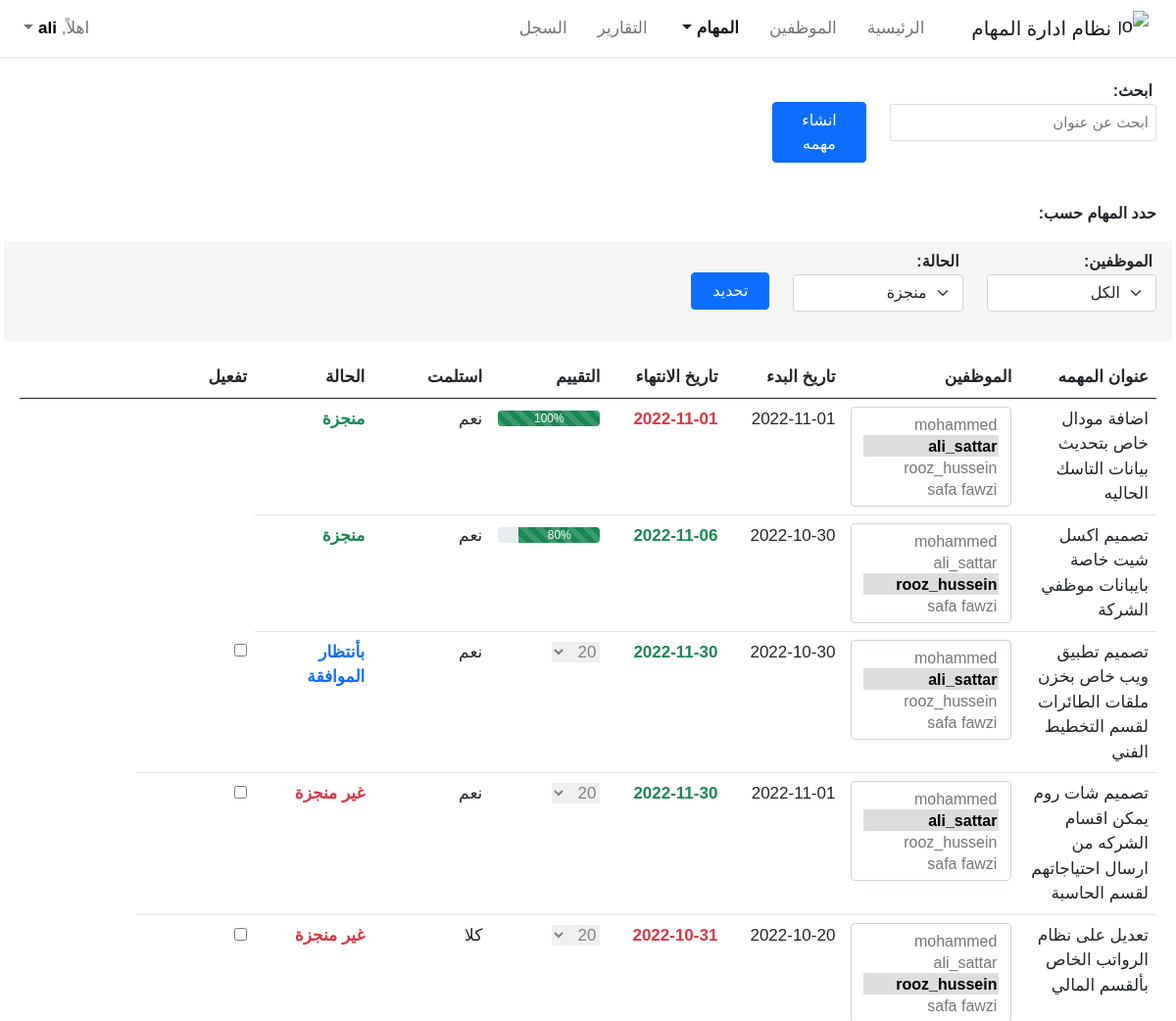
/tasks/systems/ (signed in, upper part), run on an earlier commit of the app's database.
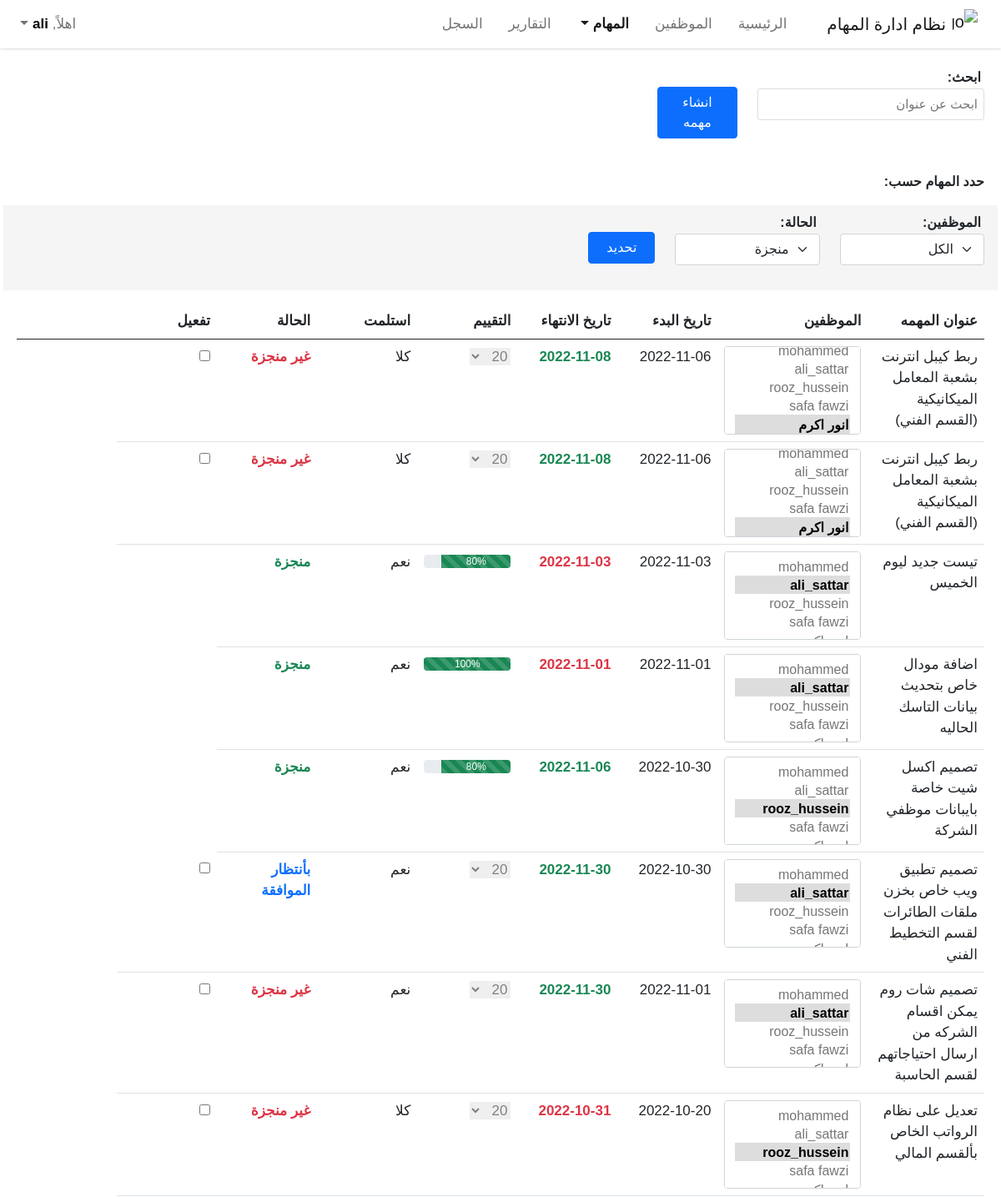
And on a later commit of the database.
### myapp/models.py (models this page shows, shortened)
class Task(models.Model):
    user        = models.ForeignKey(User, on_delete=models.CASCADE)
    subject     = models.TextField(max_length=1000, blank=True, null=True)
    start_date  = models.CharField(max_length= 100, blank=True, null=True)
    end_date    = models.CharField(max_length=100, blank=True, null=True)
    start_day   = models.CharField(max_length=100, blank=True, null=True)
    end_day     = models.CharField(max_length=100, blank=True, null=True)
    no_of_users = models.IntegerField(default=0)
    employees   = models.ManyToManyField(User, related_name="employees")
    TASK_STATUS = [
      ("غير منجزة", "غير منجزة"),
      ("بأنتظار الموافقة", "بأنتظار الموافقة"),
      ("منجزة", "منجزة")
    ]
    status      = models.CharField(max_length=100, choices=TASK_STATUS, default="غير منجزة")
    rate        = models.SmallIntegerField(default=0)
    received    = models.BooleanField(default=False)
    active      = models.BooleanField(default=True)
    created_at  = models.DateTimeField(auto_now_add=True)
    def unread_employee_tasks(self, request):
        return sum(
            not task.received and request.user in task.employees.all()
            for task in Task.objects.all())

### myapp/tasks/views/systems.py (the view)
# urls.py: path("tasks/systems/", login_required(get_all)),
@require_http_methods(['GET'])
def get_all(request) -> HttpResponse:
  if get_all_tasks(request) != []:
    return render(request, "systems_tasks.html", context = get_context(request, get_all_tasks(request)))
  return render(request, "systems_tasks.html", context = default_context(request))

### myapp/tasks/views/systems.py (called while the page is built)
def get_context(request, tasks) -> Dict:
  return {
    "employees": get_all_users(request),
    "tasks": tasks,
    "unreadable": tasks[0].unread_employee_tasks(request)
  }

def get_all_users(request) -> List[dict]:
  if request.user.is_superuser:
    return User.objects.select_related("profile")
  return list(Group.objects.filter(name=request.user.groups.all()[0]))[0].user_set.all()

def get_all_tasks(request) -> List[dict]:
  if request.user.is_superuser:
    return Task.objects.prefetch_related("employees").order_by("-created_at")
  return [
    task for task in get_month_tasks()[0]
    if task.user.groups.filter(name=request.user.groups.all()[0]).exists() and task.active
  ]

### templates/systems_tasks.html (shortened to what this page needs)
<!DOCTYPE html>
<html lang="ar">
  {% load static %}
<head>
  {% include "base/head.html" %}
</head>
<body>
  {% include "components/navbar.html" %}
  <main class="mt-4 px-3" style="margin-top: 80px !important">
    <div class="row px-1 mb-3">
      <div class="col-md-3">
        <label class="fs-6 fw-bold px-1">اﺑﺤﺚ:</label>
        <input type="text" id="myInput" onkeyup="search()" placeholder="اﺑﺤﺚ ﻋﻦ ﻋﻨﻮاﻥ">
      </div>
      {% if user.is_staff %}
      <div class="col-md-2 py-4">
        <button class="btn btn-primary createTaskBtn" data-bs-toggle="modal" href="#task-modal">اﻧﺸﺎء ﻣﻬﻤﻪ</button>
      </div>
      {% endif %}
    </div>
    {% if user.is_staff %}
    <div class="row px-1 mt-3">
      <p class="fs-6 fw-bold">حدد اﻟﻤﻬﺎﻡ ﺣﺴﺐ:</p>
    </div>
    <div class="row px-1 py-2 mb-3" style="background: whitesmoke !important;">
      <div class="col-md-2 mb-3">
        <label class="fs-6 fw-bold px-1">الموظفين:</label>
        <select class="form-select" id="employees">
          <option value="الكل">الكل</option>
        </select>
      </div>
      <div class="col-md-2 mb-3">
        <label class="fs-6 fw-bold px-1">الحالة:</label>
        <select class="form-select" id="task-status">
          <option value="منجزة">منجزة</option>
        </select>
      </div>
      <div class="col-md-2 py-4">
        <button class="btn btn-primary filterBtn" onclick="filterTasks()">ﺗﺤﺪﻳﺪ</button>
      </div>
    </div>
    {% endif %}
    <div class="row px-1">
      {% if tasks != "[]" %}
      <div class="table-responsive">
        <table class="table tasks-table" id="task-table" style="width:100%">
          <thead>
            <tr>
              <th>ﻋﻨﻮاﻥ اﻟﻤﻬﻤﻪ</th>
              <th>اﻟﻤﻮﻇﻔﻴﻦ</th>
              <th>ﺗﺎﺭﻳﺦ اﻟﺒﺪء</th>
              <th>ﺗﺎﺭﻳﺦ اﻻﻧﺘﻬﺎء</th>
              {% if user.is_staff %}
              <th>اﻟﺘﻘﻴﻴﻢ</th>
              {% endif %}
              <th>اﺳﺘﻠﻤﺖ</th>
              <th>اﻟﺤﺎﻟﺔ</th>
              {% if user.is_staff %}
              <th span="0">تفعيل</th>
              {% endif %}
              <th></th>
            </tr>
          </thead>
          <tbody id="tasks-body">
            {% for task in tasks %}
              {% if user.is_staff %}
              <tr>
                <td>{{task.subject}}</td>
                <td>
                  <select class="form-select task-employees" multiple="true">
                    {% for employee in employees %}
                      {% if not employee.is_staff %}
                        {% if employee in task.employees.all %}
                        <option value=`{{employee.username}}` selected="true">{{employee.username}}</option>
                        {% else %}
                        <option value=`{{employee.username}}`>{{employee.username}}</option>
                        {% endif %}
                      {% endif %}
                    {% endfor %}
                  </select>
                </td>
                <td>{{task.start_date}}</td>
                {% now "Y-m-d" as todays_date %}
                {% if todays_date > task.end_date %}
                  <td class="fw-bold text-danger">
                    {{task.end_date}}
                  </td>
                {% else %}
                <td class="fw-bold text-success">
                  {{task.end_date}}
                </td>
                {% endif %}
                <td>
                  {% if task.rate != 0 and task.status == "منجزة" %}
                    {% if task.rate < 50 %}
                    <div class="progress mt-1 me-0">
                      <div class="progress-bar progress-bar-striped progress-bar-animated bg-danger" role="progressbar" style="width:{{task.rate}}%">
                        {{task.rate}}%
                      </div>
                    </div>
                    {% else %}
                    <div class="progress mt-1 me-0">
                      <div class="progress-bar progress-bar-striped progress-bar-animated bg-success" role="progressbar" style="width:{{task.rate}}%">
                        {{task.rate}}%
                      </div>
                    </div>
                    {% endif %}
                  {% endif %}
                  <form action="/tasks/systems/rate/{{task.id}}" method="post">
                    {% if task.rate == 0 and task.status != "منجزة" %}
                    <select class="task-rate" name="task-rate" disabled="true">
                      <option value="20">20</option>
                    </select>
                    {% endif %}
                  </form>
                </td>
                <td>
                  {% if task.received %}
                  ﻧﻌﻢ
                  {% else %}
                  ﻛﻼ
                  {% endif %}
                </td>
                {% if task.status == "منجزة" %}
                <td class="fw-bold text-success">{{task.status}}</td>
                {% endif %}
                {% if task.status == "غير منجزة" %}
                <td class="fw-bold text-danger">{{task.status}}</td>
                {% endif %}
                {% if task.status == "بأنتظار الموافقة" %}
                <td class="fw-bold text-primary">{{task.status}}</td>
                {% endif %}
                {% if task.status != "منجزة" %}
                <td><input type="checkbox" onchange="editTask(`{{task.id}}`)"></td>
                {% endif %}
              </tr>
              {% endif %}
            {% endfor %}
          </tbody>
        </table>
      </div>
      {% else %}
      <p>لا توجد مهام حالياً</p>
      {% endif %}
    </div>
  </main>
</body>
</html>

### templates/base/head.html (shortened to what this page needs)
{% load static %}
<link rel="stylesheet" href="{% static '/css/bootstrap/bootstrap.min.css'  %}" />
<link rel="stylesheet" href="https://cdn.jsdelivr.net/npm/bootstrap-icons@1.4.1/font/bootstrap-icons.css" />
<link rel="stylesheet" href="{% static '/css/custom/styles.css' %}" />
<link rel="stylesheet" href="https://cdnjs.cloudflare.com/ajax/libs/bootstrap-datepicker/1.9.0/css/bootstrap-datepicker.min.css">
<link rel="stylesheet" href="https://cdnjs.cloudflare.com/ajax/libs/font-awesome/4.7.0/css/font-awesome.min.css">

### templates/components/navbar.html (shortened to what this page needs)
<nav class="navbar navbar-expand-lg navbar-light bg-white fixed-top">
    <div class="container-fluid">
      <a class="navbar-brand p-0 d-flex justify-content-center align-items-center gap-2" href="/">
        <img src="https://www.svgrepo.com/show/315133/stack.svg" alt="Logo" width="30" height="35"
          class="d-inline-block align-text-top">
        نظام ادارة المهام
      </a>
      <div class="collapse navbar-collapse" id="navbarSupportedContent">
        <ul class="navbar-nav mb-2 mb-lg-0">
          <li class="nav-item">
            <a class="nav-link" aria-current="page" href="/">الرئيسية</a>
          </li>
          <li class="nav-item dropdown">
            <a class="nav-link" aria-current="page" href="/employees/">الموظفين</a>
          </li>
          <li class="nav-item dropdown">
            <a class="nav-link dropdown-toggle" href="#tasks" id="navbarDropdown" role="button"
              data-bs-toggle="dropdown" aria-expanded="false">
              المهام
            </a>
          </li>
          {% if user.is_superuser %}
          <li class="nav-item">
            <a class="nav-link" href="#reports">التقارير</a>
          </li>
          {% endif %}
          {% if user.is_superuser %}
          <li class="nav-item">
            <a class="nav-link" href="#history">السجل</a>
          </li>
          {% endif %}
        </ul>
        <ul class="navbar-nav mb-2 mb-lg-0 me-auto">
          <li class="nav-item dropdown">
            <a class="nav-link dropdown-toggle" href="#user-dropdown" id="navbarDropdown" role="button" data-bs-toggle="dropdown"
              aria-expanded="false">
              اهلاً, <b style="color: black">{{user.username}}</b>
            </a>
          </li>
        </ul>
      </div>
    </div>
  </nav>

### templates/base/script.html (shortened to what this page needs)
{% load static %}

### static/css/custom/styles.css (style rules this page uses)
:root { --offcanvas-width: 270px; --topNavbarHeight: 54px; --mainColor: #3498DB; --primaryHoverColor: #2d7eb4; --secondaryColor: white; --hideOverflowX: hidden; --primaryFont: Arial, Helvetica, sans-serif; }
html { scroll-behavior: smooth; }
body { font-family: var(--primaryFont); overflow-x: var(--hideOverflowX); overflow-y: scroll; }
.navbar, .row { direction: rtl !important; font-size: 17px; }
.navbar { box-shadow: rgba(0, 0, 0, 0.1) 0px 1px 3px 0px, rgba(0, 0, 0, 0.06) 0px 1px 2px 0px; }
.navbar-nav { gap: 15px !important; }
.active { font-weight: bold !important; }
.table td, .table th { min-width: 120px !important; }
.tasks-table thead tr th:nth-child(3) { width: 180px !important; }
#myInput { width: 100%; font-size: 15px; padding: 7px; border: 1px solid #ddd; margin-bottom: 5px; border-radius: 3px; }
select option { text-align: right !important; }
.filterBtn { width: 5rem; }
.createTaskBtn { width: 6rem; }
.table-account, .table-division, .task-rate, .admins-select { border: none; }
.task-employees option { color: #767676; padding-top: 3px !important; }
.task-employees option:checked { color: black !important; font-weight: bold; background: rgb(221, 221, 221) !important; }

What changed in the data, as far as the page shows it:
added Task: subject "ربط كيبل انترنت بشعبة المعامل الميكانيكية (القسم الفني)", start_date "2022-11-06", end_date "2022-11-08", received "ﻛﻼ", status "غير منجزة"
added Task: subject "ربط كيبل انترنت بشعبة المعامل الميكانيكية (القسم الفني)", start_date "2022-11-06", end_date "2022-11-08", received "ﻛﻼ", status "غير منجزة"
added Task: subject "تيست جديد ليوم الخميس", start_date "2022-11-03", end_date "2022-11-03", rate "80", received "ﻧﻌﻢ", status "منجزة"
